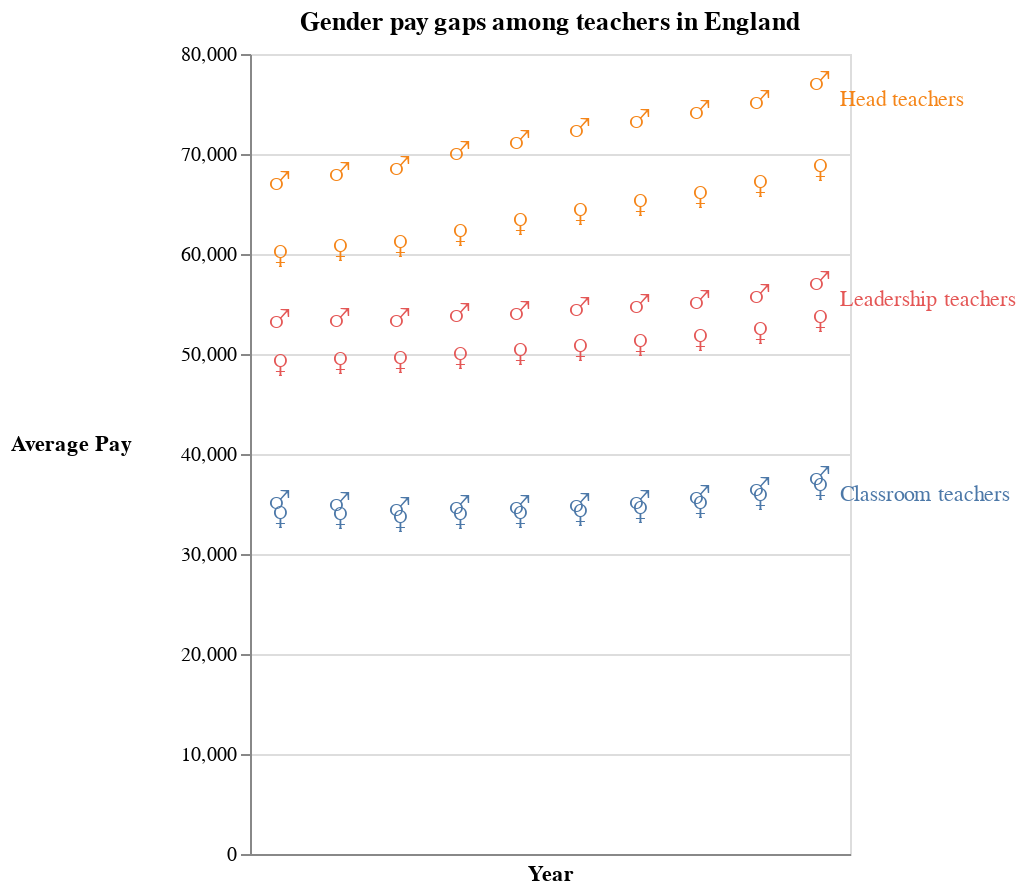

Here is the notebook cell this chart was saved with:
### Code cell
points = alt.Chart(datac, title = "Gender pay gaps among teachers in England").mark_text(size = 15).encode(
    alt.X('year', title='Year', 
          scale=alt.Scale(zero = False), 
          axis = alt.Axis(labelAngle = 0, values= [2010, 2013, 2016, 2019])),
    alt.Y('average_mean', title='Average Pay', axis = alt.Axis(titleAngle = 0, titleX=-90)),
    color = "grade", text = "gender_sign"
).properties( width=300, height=400 ) 

labels = alt.Chart(datac).mark_text(align='left', dx = 10, dy = 10).encode(
    alt.X('year', aggregate='max'),
    alt.Y('average_mean', aggregate='max'),
    alt.Text('grade'),
    alt.Color('grade', legend=None))

points +labels

### Figure 1 — Vega-Lite specification as saved in the notebook (floating-point values rounded to 4 significant figures)
{"config": {"view": {"continuousWidth": 400, "continuousHeight": 300}}, "layer": [{"mark": {"type": "text", "size": 15}, "encoding": {"color": {"type": "nominal", "field": "grade"}, "text": {"type": "nominal", "field": "gender_sign"}, "x": {"type": "nominal", "axis": {"labelAngle": 0, "values": [2010, 2013, 2016, 2019]}, "field": "year", "scale": {"zero": false}, "title": "Year"}, "y": {"type": "quantitative", "axis": {"titleAngle": 0, "titleX": -90}, "field": "average_mean", "title": "Average Pay"}}, "height": 400, "title": "Gender pay gaps among teachers in England", "width": 300}, {"mark": {"type": "text", "align": "left", "dx": 10, "dy": 10}, "encoding": {"color": {"type": "nominal", "field": "grade", "legend": null}, "text": {"type": "nominal", "field": "grade"}, "x": {"type": "nominal", "aggregate": "max", "field": "year"}, "y": {"type": "quantitative", "aggregate": "max", "field": "average_mean"}}}], "data": {"name": "data-9aa712486742a479d2d33b0fd5cf6557"}, "$schema": "https://vega.github.io/schema/vega-lite/v4.8.1.json", "datasets": {"data-9aa712486742a479d2d33b0fd5cf6557": [{"year": "2010", "gender": "Female", "gender_sign": "♀", "grade": "Classroom teachers", "average_mean": 34170.0}, {"year": "2010", "gender": "Female", "gender_sign": "♀", "grade": "Head teachers", "average_mean": 60290.0}, {"year": "2010", "gender": "Female", "gender_sign": "♀", "grade": "Leadership teachers", "average_mean": 49440.0}, {"year": "2010", "gender": "Male", "gender_sign": "♂", "grade": "Classroom teachers", "average_mean": 35490.0}, {"year": "2010", "gender": "Male", "gender_sign": "♂", "grade": "Head teachers", "average_mean": 67400.0}, {"year": "2010", "gender": "Male", "gender_sign": "♂", "grade": "Leadership teachers", "average_mean": 53600.0}, {"year": "2011", "gender": "Female", "gender_sign": "♀", "grade": "Classroom teachers", "average_mean": 34130.0}, {"year": "2011", "gender": "Female", "gender_sign": "♀", "grade": "Head teachers", "average_mean": 60920.0}, {"year": "2011", "gender": "Female", "gender_sign": "♀", "grade": "Leadership teachers", "average_mean": 49650.0}, {"year": "2011", "gender": "Male", "gender_sign": "♂", "grade": "Classroom teachers", "average_mean": 35290.0}, {"year": "2011", "gender": "Male", "gender_sign": "♂", "grade": "Head teachers", "average_mean": 68270.0}, {"year": "2011", "gender": "Male", "gender_sign": "♂", "grade": "Leadership teachers", "average_mean": 53750.0}, {"year": "2012", "gender": "Female", "gender_sign": "♀", "grade": "Classroom teachers", "average_mean": 33820.0}, {"year": "2012", "gender": "Female", "gender_sign": "♀", "grade": "Head teachers", "average_mean": 61310.0}, {"year": "2012", "gender": "Female", "gender_sign": "♀", "grade": "Leadership teachers", "average_mean": 49660.0}, {"year": "2012", "gender": "Male", "gender_sign": "♂", "grade": "Classroom teachers", "average_mean": 34810.0}, {"year": "2012", "gender": "Male", "gender_sign": "♂", "grade": "Head teachers", "average_mean": 68940.0}, {"year": "2012", "gender": "Male", "gender_sign": "♂", "grade": "Leadership teachers", "average_mean": 53700.0}, {"year": "2013", "gender": "Female", "gender_sign": "♀", "grade": "Classroom teachers", "average_mean": 34080.0}, {"year": "2013", "gender": "Female", "gender_sign": "♀", "grade": "Head teachers", "average_mean": 62350.0}, {"year": "2013", "gender": "Female", "gender_sign": "♀", "grade": "Leadership teachers", "average_mean": 50120.0}, {"year": "2013", "gender": "Male", "gender_sign": "♂", "grade": "Classroom teachers", "average_mean": 35020.0}, {"year": "2013", "gender": "Male", "gender_sign": "♂", "grade": "Head teachers", "average_mean": 70380.0}, {"year": "2013", "gender": "Male", "gender_sign": "♂", "grade": "Leadership teachers", "average_mean": 54220.0}, {"year": "2014", "gender": "Female", "gender_sign": "♀", "grade": "Classroom teachers", "average_mean": 34150.0}, {"year": "2014", "gender": "Female", "gender_sign": "♀", "grade": "Head teachers", "average_mean": 63460.0}, {"year": "2014", "gender": "Female", "gender_sign": "♀", "grade": "Leadership teachers", "average_mean": 50500.0}, {"year": "2014", "gender": "Male", "gender_sign": "♂", "grade": "Classroom teachers", "average_mean": 34980.0}, {"year": "2014", "gender": "Male", "gender_sign": "♂", "grade": "Head teachers", "average_mean": 71500.0}, {"year": "2014", "gender": "Male", "gender_sign": "♂", "grade": "Leadership teachers", "average_mean": 54370.0}, {"year": "2015", "gender": "Female", "gender_sign": "♀", "grade": "Classroom teachers", "average_mean": 34400.0}, {"year": "2015", "gender": "Female", "gender_sign": "♀", "grade": "Head teachers", "average_mean": 64500.0}, {"year": "2015", "gender": "Female", "gender_sign": "♀", "grade": "Leadership teachers", "average_mean": 50900.0}, {"year": "2015", "gender": "Male", "gender_sign": "♂", "grade": "Classroom teachers", "average_mean": 35200.0}, {"year": "2015", "gender": "Male", "gender_sign": "♂", "grade": "Head teachers", "average_mean": 72720.0}, {"year": "2015", "gender": "Male", "gender_sign": "♂", "grade": "Leadership teachers", "average_mean": 54770.0}, {"year": "2016", "gender": "Female", "gender_sign": "♀", "grade": "Classroom teachers", "average_mean": 34670.0}, {"year": "2016", "gender": "Female", "gender_sign": "♀", "grade": "Head teachers", "average_mean": 65430.0}, {"year": "2016", "gender": "Female", "gender_sign": "♀", "grade": "Leadership teachers", "average_mean": 51370.0}, {"year": "2016", "gender": "Male", "gender_sign": "♂", "grade": "Classroom teachers", "average_mean": 35470.0}, {"year": "2016", "gender": "Male", "gender_sign": "♂", "grade": "Head teachers", "average_mean": 73570.0}, {"year": "2016", "gender": "Male", "gender_sign": "♂", "grade": "Leadership teachers", "average_mean": 55100.0}, {"year": "2017", "gender": "Female", "gender_sign": "♀", "grade": "Classroom teachers", "average_mean": 35180.0}, {"year": "2017", "gender": "Female", "gender_sign": "♀", "grade": "Head teachers", "average_mean": 66170.0}, {"year": "2017", "gender": "Female", "gender_sign": "♀", "grade": "Leadership teachers", "average_mean": 51850.0}, {"year": "2017", "gender": "Male", "gender_sign": "♂", "grade": "Classroom teachers", "average_mean": 36020.0}, {"year": "2017", "gender": "Male", "gender_sign": "♂", "grade": "Head teachers", "average_mean": 74510.0}, {"year": "2017", "gender": "Male", "gender_sign": "♂", "grade": "Leadership teachers", "average_mean": 55530.0}, {"year": "2018", "gender": "Female", "gender_sign": "♀", "grade": "Classroom teachers", "average_mean": 35990.0}, {"year": "2018", "gender": "Female", "gender_sign": "♀", "grade": "Head teachers", "average_mean": 67260.0}, {"year": "2018", "gender": "Female", "gender_sign": "♀", "grade": "Leadership teachers", "average_mean": 52650.0}, {"year": "2018", "gender": "Male", "gender_sign": "♂", "grade": "Classroom teachers", "average_mean": 36830.0}, {"year": "2018", "gender": "Male", "gender_sign": "♂", "grade": "Head teachers", "average_mean": 75460.0}, {"year": "2018", "gender": "Male", "gender_sign": "♂", "grade": "Leadership teachers", "average_mean": 56140.0}, {"year": "2019", "gender": "Female", "gender_sign": "♀", "grade": "Classroom teachers", "average_mean": 36990.0}, {"year": "2019", "gender": "Female", "gender_sign": "♀", "grade": "Head teachers", "average_mean": 68870.0}, {"year": "2019", "gender": "Female", "gender_sign": "♀", "grade": "Leadership teachers", "average_mean": 53830.0}, {"year": "2019", "gender": "Male", "gender_sign": "♂", "grade": "Classroom teachers", "average_mean": 37890.0}, {"year": "2019", "gender": "Male", "gender_sign": "♂", "grade": "Head teachers", "average_mean": 77360.0}, {"year": "2019", "gender": "Male", "gender_sign": "♂", "grade": "Leadership teachers", "average_mean": 57410.0}]}}
